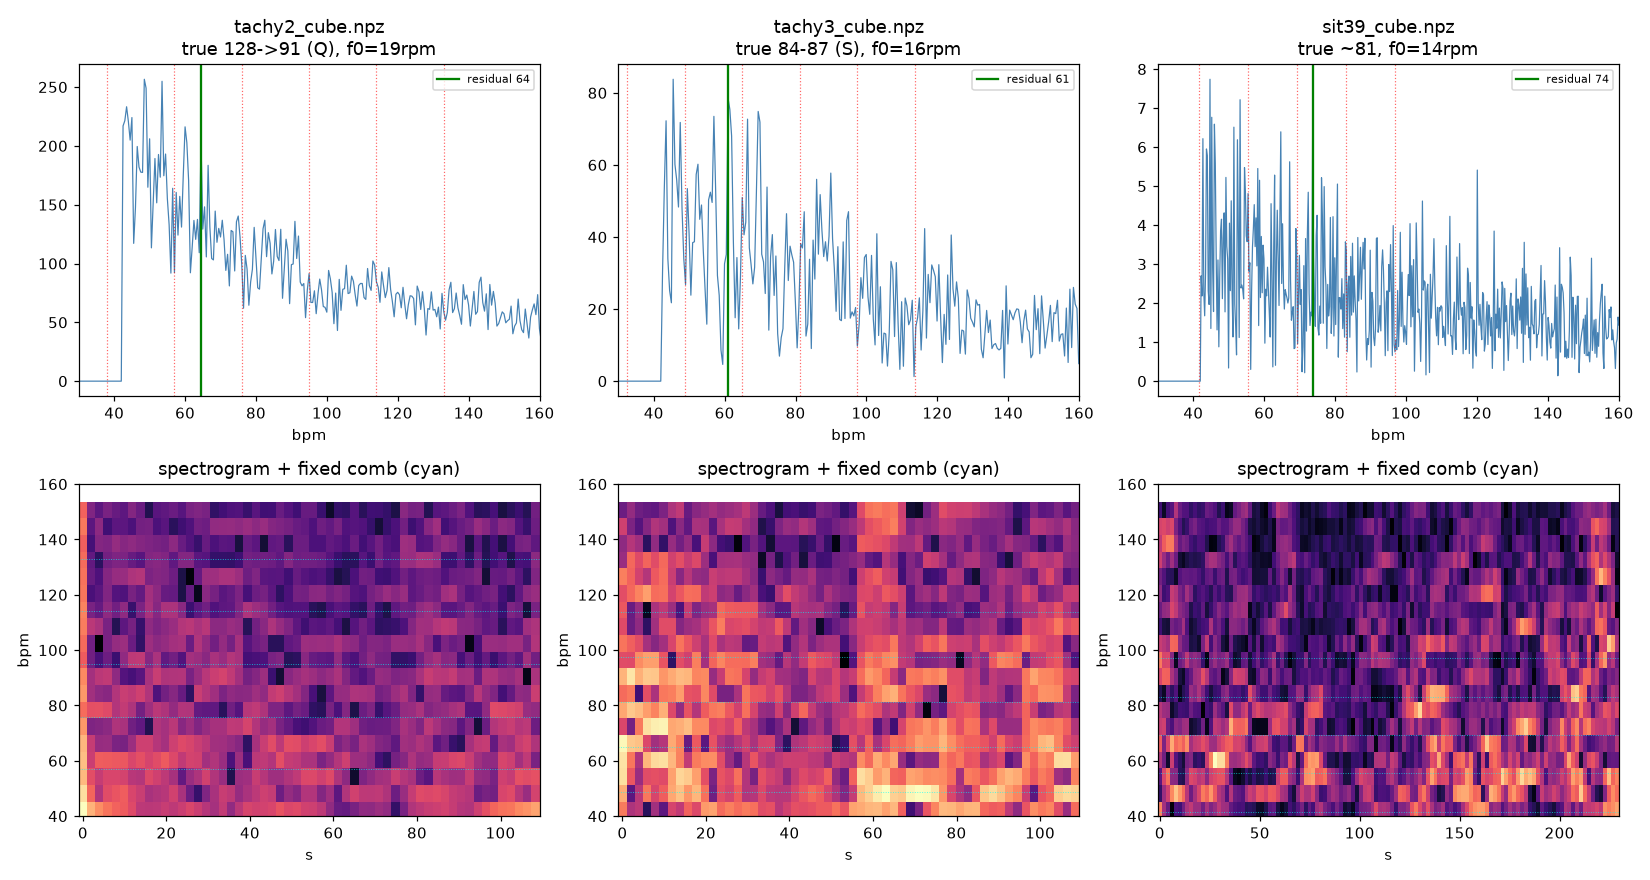

Generate this figure with Python:
"""After RR -> mark harmonics 1..7 (n*f0), notch them narrowly, and look for a SHARP
non-harmonic peak (= heart). Also a spectrogram with the FIXED harmonic comb overlaid:
per user's insight the comb stays put while a real HR ridge drifts ACROSS it.

    python harmonic_map.py
"""
import numpy as np
import matplotlib
matplotlib.use("Agg")
import matplotlib.pyplot as plt
from bcg_vitals import bandpass, sqi, fft_peak, demod_channels, estimate_rr, RR_LO, RR_HI

CARD_LO, CARD_HI = 1.0, 2.5
NH = 7                      # harmonics 1..7
HW = 0.03                  # narrow notch half-width (Hz)


def sharpness(f, S, floc):
    """Q-like sharpness of the peak nearest floc: peak / local-median over +-0.15Hz."""
    m = np.abs(f - floc) <= 0.15
    if not m.any():
        return 0.0, floc
    seg = S[m]; ff = f[m]
    pk = seg.max(); loc = ff[np.argmax(seg)]
    med = np.median(seg) + 1e-12
    return float(pk / med), float(loc)


def analyze(ax, ax2, path, fps, true_hr):
    d = np.load(path, allow_pickle=True)
    cube = np.asarray(d["snapshots"], dtype=np.complex64)
    counts = d["counts"].astype(int); bins = d["bins"].astype(int)
    C = cube[:, :int(counts.min()), :]
    chans = demod_channels(C, bins)
    rr_sqi = np.array([sqi(bandpass(c, fps, RR_LO, RR_HI), fps, RR_LO, RR_HI)
                       for c in chans])
    top = np.argsort(rr_sqi)[::-1][:5]
    _, f0, _, _ = estimate_rr(chans, fps)          # robust median-of-top-bins f0
    sig = bandpass(chans[top[0]], fps, 0.7, 3.2)

    f = np.fft.rfftfreq(len(sig), 1 / fps)
    S = np.abs(np.fft.rfft(sig - sig.mean()))
    harms = [n * f0 for n in range(1, NH + 1)]

    # notch harmonics 1..7, inspect residual in cardiac band
    Sn = S.copy()
    for h in harms:
        Sn[np.abs(f - h) <= HW] = 0
    band = (f >= CARD_LO) & (f <= CARD_HI)
    fb, Sb = f[band], Sn[band]
    kpk = np.argmax(Sb)
    res_f, res_amp = fb[kpk], Sb[kpk]
    sharp, sloc = sharpness(f, Sn, res_f)

    print(f"\n=== {path}  true {true_hr}  f0={f0:.3f}Hz ({f0*60:.0f}rpm) ===")
    print("  harmonics n*f0 (bpm):", [round(h * 60) for h in harms])
    amps = [S[np.argmin(np.abs(f - h))] for h in harms]
    print("  harmonic amplitudes  :", [round(a, 1) for a in amps])
    print(f"  residual peak after notching 1-7: {res_f*60:.0f}bpm  "
          f"sharpness(Q)={sharp:.1f}  (sharp&non-harmonic => heart)")

    # --- plot spectrum + harmonics ---
    ax.plot(f * 60, S, lw=0.8, color="steelblue")
    for h in harms:
        ax.axvline(h * 60, color="red", ls=":", lw=0.8, alpha=0.6)
    ax.axvline(res_f * 60, color="green", lw=1.5, label=f"residual {res_f*60:.0f}")
    ax.set_xlim(30, 160); ax.set_title(f"{path}\ntrue {true_hr}, f0={f0*60:.0f}rpm")
    ax.set_xlabel("bpm"); ax.legend(fontsize=7)

    # --- spectrogram with fixed comb overlaid ---
    n = int(10 * fps); step = int(2 * fps)
    spec, times = [], []
    for s in range(0, len(sig) - n, step):
        seg = sig[s:s + n]
        ff = np.fft.rfftfreq(n, 1 / fps)
        SS = np.abs(np.fft.rfft(seg - seg.mean()))
        mm = (ff >= 0.7) & (ff <= 2.6)
        spec.append(SS[mm]); times.append(s / fps)
    spec = np.array(spec).T
    ffm = ff[mm]
    ax2.pcolormesh(times, ffm * 60, np.log1p(spec), shading="auto", cmap="magma")
    for h in harms:
        ax2.axhline(h * 60, color="cyan", ls=":", lw=0.6, alpha=0.7)
    ax2.set_ylim(40, 160); ax2.set_xlabel("s"); ax2.set_ylabel("bpm")
    ax2.set_title("spectrogram + fixed comb (cyan)")


fig, axes = plt.subplots(2, 3, figsize=(15, 8))
for j, (path, truth) in enumerate([("tachy2_cube.npz", "128->91 (Q)"),
                                   ("tachy3_cube.npz", "84-87 (S)"),
                                   ("sit39_cube.npz", "~81")]):
    analyze(axes[0, j], axes[1, j], path, 18.78, truth)
plt.tight_layout(); plt.savefig("harmonic_map.png", dpi=110)
print("\nsaved harmonic_map.png")
